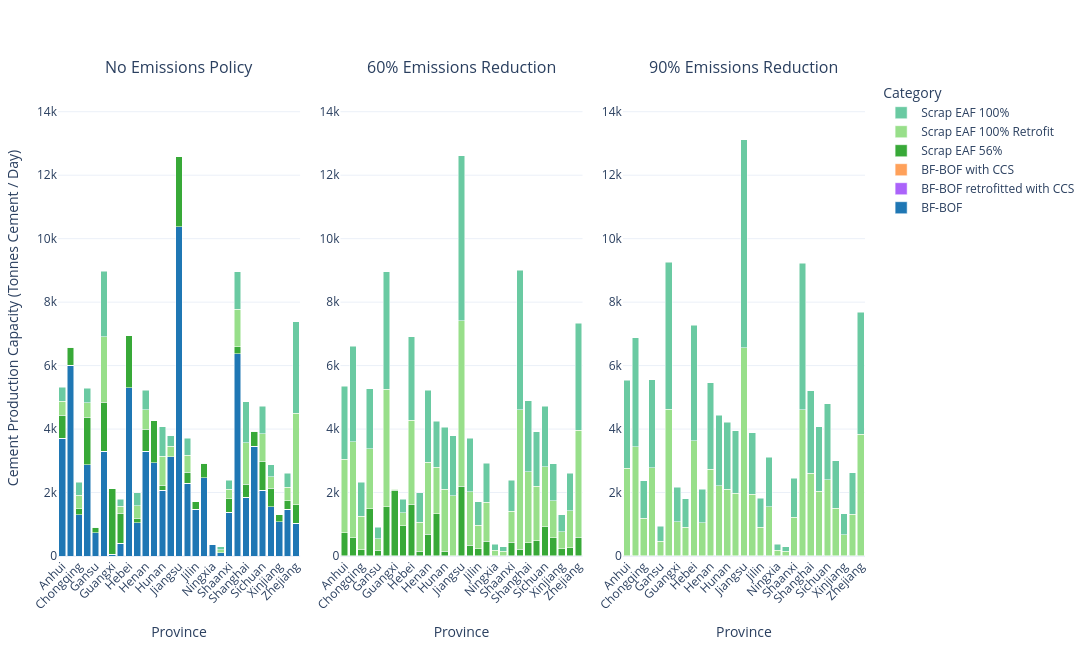

Notebook code cell kept with this figure:
### Code cell
plot_scenario_subplots(
    steel_capacity_by_region_dict,
    scenario_map=scenario_map,
    name_map=steel_name_map,
    color_map=custom_color_map,
    ymax = 15000,
    xaxis_name='Province',
    yaxis_name='Cement Production Capacity (Tonnes Cement / Day)',
    width=2000
)

### Figure 1 — Plotly figure (JSON) as saved in the notebook; plotly's stock layout.template omitted (floating-point values rounded to 4 significant figures)
{"data": [{"hovertemplate": "tech=BF-BOF<br>Scenario=%{x}<br>Value=%{y}<extra></extra>", "legendgroup": "BF-BOF", "marker": {"color": "#1f77b4", "pattern": {"shape": ""}}, "name": "BF-BOF", "orientation": "v", "showlegend": true, "textposition": "auto", "type": "bar", "x": ["Anhui", "Beijing", "Chongqing", "Fujian", "Gansu", "Guangdong", "Guangxi", "Guizhou", "Hebei", "Heilongjiang", "Henan", "Hubei", "Hunan", "Innermongolia", "Jiangsu", "Jiangxi", "Jilin", "Liaoning", "Ningxia", "Qinghai", "Shaanxi", "Shandong", "Shanghai", "Shanxi", "Sichuan", "Tianjin", "Xinjiang", "Yunnan", "Zhejiang"], "xaxis": "x", "y": [3705.0, 6008.0, 1301.0, 2883.0, 729.3, 3305.0, 50.99, 400.0, 5310.0, 1045.0, 3302.0, 2945.0, 2078.0, 3135.0, 10380.0, 2300.0, 1479.0, 2469.0, 367.9, 103.0, 1381.0, 6370.0, 1849.0, 3456.0, 2072.0, 1558.0, 1077.0, 1478.0, 1027.0], "yaxis": "y"}, {"hovertemplate": "tech=BF-BOF retrofitted with CCS<br>Scenario=%{x}<br>Value=%{y}<extra></extra>", "legendgroup": "BF-BOF retrofitted with CCS", "marker": {"color": "#ab63fa", "pattern": {"shape": ""}}, "name": "BF-BOF retrofitted with CCS", "orientation": "v", "showlegend": true, "textposition": "auto", "type": "bar", "x": ["Anhui", "Beijing", "Chongqing", "Fujian", "Gansu", "Guangdong", "Guangxi", "Guizhou", "Hebei", "Heilongjiang", "Henan", "Hubei", "Hunan", "Innermongolia", "Jiangsu", "Jiangxi", "Jilin", "Liaoning", "Ningxia", "Qinghai", "Shaanxi", "Shandong", "Shanghai", "Shanxi", "Sichuan", "Tianjin", "Xinjiang", "Yunnan", "Zhejiang"], "xaxis": "x", "y": [0.01385, 0.01629, 0.01287, 0.01334, 0.01261, 0.0138, 0.0165, 0.01334, 0.0227, 0.01257, 0.01336, 0.01488, 0.01234, 0.01344, 0.01888, 0.01339, 0.01421, 0.01789, 0.01525, 0.009682, 0.01313, 0.01475, 0.01293, 0.01584, 0.01165, 0.0134, 0.01516, 0.01325, 0.01227], "yaxis": "y"}, {"hovertemplate": "tech=BF-BOF with CCS<br>Scenario=%{x}<br>Value=%{y}<extra></extra>", "legendgroup": "BF-BOF with CCS", "marker": {"color": "#FFA15A", "pattern": {"shape": ""}}, "name": "BF-BOF with CCS", "orientation": "v", "showlegend": true, "textposition": "auto", "type": "bar", "x": ["Anhui", "Beijing", "Chongqing", "Fujian", "Gansu", "Guangdong", "Guangxi", "Guizhou", "Hebei", "Heilongjiang", "Henan", "Hubei", "Hunan", "Innermongolia", "Jiangsu", "Jiangxi", "Jilin", "Liaoning", "Ningxia", "Qinghai", "Shaanxi", "Shandong", "Shanghai", "Shanxi", "Sichuan", "Tianjin", "Xinjiang", "Yunnan", "Zhejiang"], "xaxis": "x", "y": [0.01129, 0.01144, 0.01075, 0.01161, 0.0102, 0.01184, 0.01087, 0.01057, 0.01137, 0.01062, 0.01132, 0.01087, 0.0111, 0.01137, 0.01146, 0.01108, 0.01016, 0.01088, 0.01031, 0.0106, 0.01086, 0.01189, 0.01106, 0.01096, 0.01124, 0.01069, 0.01038, 0.01085, 0.01198], "yaxis": "y"}, {"hovertemplate": "tech=Scrap EAF 56%<br>Scenario=%{x}<br>Value=%{y}<extra></extra>", "legendgroup": "Scrap EAF 56%", "marker": {"color": "#38a938", "pattern": {"shape": ""}}, "name": "Scrap EAF 56%", "orientation": "v", "showlegend": true, "textposition": "auto", "type": "bar", "x": ["Anhui", "Beijing", "Chongqing", "Fujian", "Gansu", "Guangdong", "Guangxi", "Guizhou", "Hebei", "Heilongjiang", "Henan", "Hubei", "Hunan", "Innermongolia", "Jiangsu", "Jiangxi", "Jilin", "Liaoning", "Ningxia", "Qinghai", "Shaanxi", "Shandong", "Shanghai", "Shanxi", "Sichuan", "Tianjin", "Xinjiang", "Yunnan", "Zhejiang"], "xaxis": "x", "y": [734.0, 571.0, 195.0, 1493.0, 183.0, 1545.0, 2073.0, 948.0, 1629.0, 139.0, 689.0, 1323.0, 148.0, 0.05798, 2195.0, 342.0, 228.0, 455.0, 0.04565, 0.05558, 428.0, 217.0, 411.0, 473.0, 919.0, 571.0, 224.0, 260.0, 594.0], "yaxis": "y"}, {"hovertemplate": "tech=Scrap EAF 100% Retrofit<br>Scenario=%{x}<br>Value=%{y}<extra></extra>", "legendgroup": "Scrap EAF 100% Retrofit", "marker": {"color": "#98df8a", "pattern": {"shape": ""}}, "name": "Scrap EAF 100% Retrofit", "orientation": "v", "showlegend": true, "textposition": "auto", "type": "bar", "x": ["Anhui", "Beijing", "Chongqing", "Fujian", "Gansu", "Guangdong", "Guangxi", "Guizhou", "Hebei", "Heilongjiang", "Henan", "Hubei", "Hunan", "Innermongolia", "Jiangsu", "Jiangxi", "Jilin", "Liaoning", "Ningxia", "Qinghai", "Shaanxi", "Shandong", "Shanghai", "Shanxi", "Sichuan", "Tianjin", "Xinjiang", "Yunnan", "Zhejiang"], "xaxis": "x", "y": [441.4, 0.2079, 414.3, 452.3, 0.1952, 2066.0, 0.2385, 219.5, 0.1952, 404.4, 612.5, 0.2196, 920.2, 324.3, 0.2094, 533.5, 0.1911, 0.2064, 0.1794, 93.02, 292.9, 1185.0, 1304.0, 0.1803, 867.5, 375.6, 0.1971, 435.4, 2881.0], "yaxis": "y"}, {"hovertemplate": "tech=Scrap EAF 100%<br>Scenario=%{x}<br>Value=%{y}<extra></extra>", "legendgroup": "Scrap EAF 100%", "marker": {"color": "#6acaa2", "pattern": {"shape": ""}}, "name": "Scrap EAF 100%", "orientation": "v", "showlegend": true, "textposition": "auto", "type": "bar", "x": ["Anhui", "Beijing", "Chongqing", "Fujian", "Gansu", "Guangdong", "Guangxi", "Guizhou", "Hebei", "Heilongjiang", "Henan", "Hubei", "Hunan", "Innermongolia", "Jiangsu", "Jiangxi", "Jilin", "Liaoning", "Ningxia", "Qinghai", "Shaanxi", "Shandong", "Shanghai", "Shanxi", "Sichuan", "Tianjin", "Xinjiang", "Yunnan", "Zhejiang"], "xaxis": "x", "y": [441.4, 0.2079, 414.3, 452.3, 0.1952, 2066.0, 0.2385, 219.5, 0.1952, 404.4, 612.5, 0.2196, 920.2, 324.3, 0.2094, 533.5, 0.1911, 0.2064, 0.1794, 93.02, 292.9, 1185.0, 1304.0, 0.1803, 867.5, 375.6, 0.1971, 435.4, 2881.0], "yaxis": "y"}, {"hovertemplate": "tech=BF-BOF<br>Scenario=%{x}<br>Value=%{y}<extra></extra>", "legendgroup": "BF-BOF", "marker": {"color": "#1f77b4", "pattern": {"shape": ""}}, "name": "BF-BOF", "orientation": "v", "showlegend": false, "textposition": "auto", "type": "bar", "x": ["Anhui", "Beijing", "Chongqing", "Fujian", "Gansu", "Guangdong", "Guangxi", "Guizhou", "Hebei", "Heilongjiang", "Henan", "Hubei", "Hunan", "Innermongolia", "Jiangsu", "Jiangxi", "Jilin", "Liaoning", "Ningxia", "Qinghai", "Shaanxi", "Shandong", "Shanghai", "Shanxi", "Sichuan", "Tianjin", "Xinjiang", "Yunnan", "Zhejiang"], "xaxis": "x2", "y": [2.684, 2.796, 1.9, 2.205, 2.342, 2.255, 1.453, 2.755, 5.218, 2.359, 2.401, 2.199, 2.856, 2.651, 4.642, 1.998, 1.986, 3.344, 3.002, 2.512, 2.208, 2.732, 2.083, 3.181, 2.202, 2.148, 2.259, 2.048, 1.823], "yaxis": "y2"}, {"hovertemplate": "tech=BF-BOF retrofitted with CCS<br>Scenario=%{x}<br>Value=%{y}<extra></extra>", "legendgroup": "BF-BOF retrofitted with CCS", "marker": {"color": "#ab63fa", "pattern": {"shape": ""}}, "name": "BF-BOF retrofitted with CCS", "orientation": "v", "showlegend": false, "textposition": "auto", "type": "bar", "x": ["Anhui", "Beijing", "Chongqing", "Fujian", "Gansu", "Guangdong", "Guangxi", "Guizhou", "Hebei", "Heilongjiang", "Henan", "Hubei", "Hunan", "Innermongolia", "Jiangsu", "Jiangxi", "Jilin", "Liaoning", "Ningxia", "Qinghai", "Shaanxi", "Shandong", "Shanghai", "Shanxi", "Sichuan", "Tianjin", "Xinjiang", "Yunnan", "Zhejiang"], "xaxis": "x2", "y": [0.4248, 0.5789, 0.3913, 0.4051, 0.4316, 0.4038, 0.3454, 0.3535, 0.6739, 0.4432, 0.4941, 0.4365, 0.5079, 0.5046, 0.5305, 0.4246, 0.4389, 0.3931, 0.4242, 0.3038, 0.4508, 0.4549, 0.5021, 0.5173, 0.4761, 0.4892, 0.449, 0.4366, 0.3147], "yaxis": "y2"}, {"hovertemplate": "tech=BF-BOF with CCS<br>Scenario=%{x}<br>Value=%{y}<extra></extra>", "legendgroup": "BF-BOF with CCS", "marker": {"color": "#FFA15A", "pattern": {"shape": ""}}, "name": "BF-BOF with CCS", "orientation": "v", "showlegend": false, "textposition": "auto", "type": "bar", "x": ["Anhui", "Beijing", "Chongqing", "Fujian", "Gansu", "Guangdong", "Guangxi", "Guizhou", "Hebei", "Heilongjiang", "Henan", "Hubei", "Hunan", "Innermongolia", "Jiangsu", "Jiangxi", "Jilin", "Liaoning", "Ningxia", "Qinghai", "Shaanxi", "Shandong", "Shanghai", "Shanxi", "Sichuan", "Tianjin", "Xinjiang", "Yunnan", "Zhejiang"], "xaxis": "x2", "y": [0.1886, 0.1803, 0.1801, 0.1883, 0.1786, 0.1993, 0.1897, 0.1937, 0.1796, 0.1784, 0.1775, 0.1936, 0.21, 0.1789, 0.199, 0.1765, 0.1779, 0.192, 0.1792, 0.1798, 0.1787, 0.199, 0.1782, 0.1811, 0.1771, 0.1783, 0.1855, 0.1783, 0.1985], "yaxis": "y2"}, {"hovertemplate": "tech=Scrap EAF 56%<br>Scenario=%{x}<br>Value=%{y}<extra></extra>", "legendgroup": "Scrap EAF 56%", "marker": {"color": "#38a938", "pattern": {"shape": ""}}, "name": "Scrap EAF 56%", "orientation": "v", "showlegend": false, "textposition": "auto", "type": "bar", "x": ["Anhui", "Beijing", "Chongqing", "Fujian", "Gansu", "Guangdong", "Guangxi", "Guizhou", "Hebei", "Heilongjiang", "Henan", "Hubei", "Hunan", "Innermongolia", "Jiangsu", "Jiangxi", "Jilin", "Liaoning", "Ningxia", "Qinghai", "Shaanxi", "Shandong", "Shanghai", "Shanxi", "Sichuan", "Tianjin", "Xinjiang", "Yunnan", "Zhejiang"], "xaxis": "x2", "y": [734.0, 571.0, 195.0, 1491.0, 183.0, 1542.0, 2072.0, 947.7, 1626.0, 139.0, 689.0, 1323.0, 148.0, 0.6723, 2195.0, 342.0, 228.0, 455.0, 0.6719, 0.6774, 428.0, 217.0, 411.0, 473.0, 918.9, 571.0, 224.0, 260.0, 594.0], "yaxis": "y2"}, {"hovertemplate": "tech=Scrap EAF 100% Retrofit<br>Scenario=%{x}<br>Value=%{y}<extra></extra>", "legendgroup": "Scrap EAF 100% Retrofit", "marker": {"color": "#98df8a", "pattern": {"shape": ""}}, "name": "Scrap EAF 100% Retrofit", "orientation": "v", "showlegend": false, "textposition": "auto", "type": "bar", "x": ["Anhui", "Beijing", "Chongqing", "Fujian", "Gansu", "Guangdong", "Guangxi", "Guizhou", "Hebei", "Heilongjiang", "Henan", "Hubei", "Hunan", "Innermongolia", "Jiangsu", "Jiangxi", "Jilin", "Liaoning", "Ningxia", "Qinghai", "Shaanxi", "Shandong", "Shanghai", "Shanxi", "Sichuan", "Tianjin", "Xinjiang", "Yunnan", "Zhejiang"], "xaxis": "x2", "y": [2305.0, 3021.0, 1062.0, 1887.0, 363.2, 3708.0, 23.16, 416.1, 2642.0, 925.6, 2267.0, 1464.0, 1953.0, 1889.0, 5207.0, 1680.0, 737.3, 1232.0, 183.2, 143.8, 981.3, 4394.0, 2239.0, 1721.0, 1897.0, 1165.0, 538.2, 1169.0, 3372.0], "yaxis": "y2"}, {"hovertemplate": "tech=Scrap EAF 100%<br>Scenario=%{x}<br>Value=%{y}<extra></extra>", "legendgroup": "Scrap EAF 100%", "marker": {"color": "#6acaa2", "pattern": {"shape": ""}}, "name": "Scrap EAF 100%", "orientation": "v", "showlegend": false, "textposition": "auto", "type": "bar", "x": ["Anhui", "Beijing", "Chongqing", "Fujian", "Gansu", "Guangdong", "Guangxi", "Guizhou", "Hebei", "Heilongjiang", "Henan", "Hubei", "Hunan", "Innermongolia", "Jiangsu", "Jiangxi", "Jilin", "Liaoning", "Ningxia", "Qinghai", "Shaanxi", "Shandong", "Shanghai", "Shanxi", "Sichuan", "Tianjin", "Xinjiang", "Yunnan", "Zhejiang"], "xaxis": "x2", "y": [2305.0, 3021.0, 1062.0, 1887.0, 363.2, 3708.0, 23.16, 416.1, 2642.0, 925.6, 2267.0, 1464.0, 1953.0, 1889.0, 5207.0, 1680.0, 737.3, 1232.0, 183.2, 143.8, 981.3, 4394.0, 2239.0, 1721.0, 1897.0, 1165.0, 538.2, 1169.0, 3372.0], "yaxis": "y2"}, {"hovertemplate": "tech=BF-BOF<br>Scenario=%{x}<br>Value=%{y}<extra></extra>", "legendgroup": "BF-BOF", "marker": {"color": "#1f77b4", "pattern": {"shape": ""}}, "name": "BF-BOF", "orientation": "v", "showlegend": false, "textposition": "auto", "type": "bar", "x": ["Anhui", "Beijing", "Chongqing", "Fujian", "Gansu", "Guangdong", "Guangxi", "Guizhou", "Hebei", "Heilongjiang", "Henan", "Hubei", "Hunan", "Innermongolia", "Jiangsu", "Jiangxi", "Jilin", "Liaoning", "Ningxia", "Qinghai", "Shaanxi", "Shandong", "Shanghai", "Shanxi", "Sichuan", "Tianjin", "Xinjiang", "Yunnan", "Zhejiang"], "xaxis": "x3", "y": [0.2719, 0.29, 0.3867, 0.386, 0.3083, 0.2411, 0.3637, 0.4112, 0.6905, 0.4343, 0.3629, 0.2869, 0.4204, 0.3643, 0.3424, 0.3738, 0.5175, 0.3577, 0.4184, 0.3796, 0.3479, 0.2976, 0.3627, 0.3585, 0.375, 0.3145, 0.3539, 0.5403, 0.3535], "yaxis": "y3"}, {"hovertemplate": "tech=BF-BOF retrofitted with CCS<br>Scenario=%{x}<br>Value=%{y}<extra></extra>", "legendgroup": "BF-BOF retrofitted with CCS", "marker": {"color": "#ab63fa", "pattern": {"shape": ""}}, "name": "BF-BOF retrofitted with CCS", "orientation": "v", "showlegend": false, "textposition": "auto", "type": "bar", "x": ["Anhui", "Beijing", "Chongqing", "Fujian", "Gansu", "Guangdong", "Guangxi", "Guizhou", "Hebei", "Heilongjiang", "Henan", "Hubei", "Hunan", "Innermongolia", "Jiangsu", "Jiangxi", "Jilin", "Liaoning", "Ningxia", "Qinghai", "Shaanxi", "Shandong", "Shanghai", "Shanxi", "Sichuan", "Tianjin", "Xinjiang", "Yunnan", "Zhejiang"], "xaxis": "x3", "y": [0.06193, 0.06967, 0.06941, 0.07263, 0.08226, 0.05358, 0.05972, 0.05709, 0.1356, 0.08453, 0.08202, 0.06243, 0.09999, 0.09781, 0.0627, 0.08582, 0.08032, 0.06138, 0.08966, 0.07649, 0.07694, 0.05424, 0.09107, 0.06211, 0.08198, 0.08054, 0.07582, 0.0805, 0.05767], "yaxis": "y3"}, {"hovertemplate": "tech=BF-BOF with CCS<br>Scenario=%{x}<br>Value=%{y}<extra></extra>", "legendgroup": "BF-BOF with CCS", "marker": {"color": "#FFA15A", "pattern": {"shape": ""}}, "name": "BF-BOF with CCS", "orientation": "v", "showlegend": false, "textposition": "auto", "type": "bar", "x": ["Anhui", "Beijing", "Chongqing", "Fujian", "Gansu", "Guangdong", "Guangxi", "Guizhou", "Hebei", "Heilongjiang", "Henan", "Hubei", "Hunan", "Innermongolia", "Jiangsu", "Jiangxi", "Jilin", "Liaoning", "Ningxia", "Qinghai", "Shaanxi", "Shandong", "Shanghai", "Shanxi", "Sichuan", "Tianjin", "Xinjiang", "Yunnan", "Zhejiang"], "xaxis": "x3", "y": [0.03768, 0.0363, 0.03627, 0.03735, 0.03596, 0.03806, 0.03699, 0.03745, 0.03609, 0.03595, 0.03585, 0.03792, 0.0419, 0.0361, 0.03851, 0.03582, 0.03587, 0.03739, 0.03606, 0.03616, 0.036, 0.03843, 0.03592, 0.03683, 0.03583, 0.03605, 0.03658, 0.03597, 0.04503], "yaxis": "y3"}, {"hovertemplate": "tech=Scrap EAF 56%<br>Scenario=%{x}<br>Value=%{y}<extra></extra>", "legendgroup": "Scrap EAF 56%", "marker": {"color": "#38a938", "pattern": {"shape": ""}}, "name": "Scrap EAF 56%", "orientation": "v", "showlegend": false, "textposition": "auto", "type": "bar", "x": ["Anhui", "Beijing", "Chongqing", "Fujian", "Gansu", "Guangdong", "Guangxi", "Guizhou", "Hebei", "Heilongjiang", "Henan", "Hubei", "Hunan", "Innermongolia", "Jiangsu", "Jiangxi", "Jilin", "Liaoning", "Ningxia", "Qinghai", "Shaanxi", "Shandong", "Shanghai", "Shanxi", "Sichuan", "Tianjin", "Xinjiang", "Yunnan", "Zhejiang"], "xaxis": "x3", "y": [0.8222, 0.7732, 0.7725, 0.8389, 0.7924, 0.819, 0.8611, 0.867, 0.8378, 0.7315, 0.8637, 0.8555, 0.6841, 0.1176, 0.7434, 0.8258, 0.7766, 0.8537, 0.1184, 0.1191, 0.8192, 0.7189, 0.8064, 0.8733, 0.8704, 0.7562, 0.7621, 0.7897, 0.811], "yaxis": "y3"}, {"hovertemplate": "tech=Scrap EAF 100% Retrofit<br>Scenario=%{x}<br>Value=%{y}<extra></extra>", "legendgroup": "Scrap EAF 100% Retrofit", "marker": {"color": "#98df8a", "pattern": {"shape": ""}}, "name": "Scrap EAF 100% Retrofit", "orientation": "v", "showlegend": false, "textposition": "auto", "type": "bar", "x": ["Anhui", "Beijing", "Chongqing", "Fujian", "Gansu", "Guangdong", "Guangxi", "Guizhou", "Hebei", "Heilongjiang", "Henan", "Hubei", "Hunan", "Innermongolia", "Jiangsu", "Jiangxi", "Jilin", "Liaoning", "Ningxia", "Qinghai", "Shaanxi", "Shandong", "Shanghai", "Shanxi", "Sichuan", "Tianjin", "Xinjiang", "Yunnan", "Zhejiang"], "xaxis": "x3", "y": [2766.0, 3439.0, 1188.0, 2780.0, 465.9, 4624.0, 1083.0, 900.5, 3632.0, 1049.0, 2733.0, 2216.0, 2107.0, 1972.0, 6560.0, 1943.0, 906.6, 1552.0, 188.5, 147.3, 1225.0, 4615.0, 2601.0, 2036.0, 2397.0, 1503.0, 663.8, 1314.0, 3840.0], "yaxis": "y3"}, {"hovertemplate": "tech=Scrap EAF 100%<br>Scenario=%{x}<br>Value=%{y}<extra></extra>", "legendgroup": "Scrap EAF 100%", "marker": {"color": "#6acaa2", "pattern": {"shape": ""}}, "name": "Scrap EAF 100%", "orientation": "v", "showlegend": false, "textposition": "auto", "type": "bar", "x": ["Anhui", "Beijing", "Chongqing", "Fujian", "Gansu", "Guangdong", "Guangxi", "Guizhou", "Hebei", "Heilongjiang", "Henan", "Hubei", "Hunan", "Innermongolia", "Jiangsu", "Jiangxi", "Jilin", "Liaoning", "Ningxia", "Qinghai", "Shaanxi", "Shandong", "Shanghai", "Shanxi", "Sichuan", "Tianjin", "Xinjiang", "Yunnan", "Zhejiang"], "xaxis": "x3", "y": [2766.0, 3439.0, 1188.0, 2780.0, 465.9, 4624.0, 1083.0, 900.5, 3632.0, 1049.0, 2733.0, 2216.0, 2107.0, 1972.0, 6560.0, 1943.0, 906.6, 1552.0, 188.5, 147.3, 1225.0, 4615.0, 2601.0, 2036.0, 2397.0, 1503.0, 663.8, 1314.0, 3840.0], "yaxis": "y3"}], "layout": {"annotations": [{"font": {"size": 16}, "showarrow": false, "text": "No Emissions Policy", "x": 0.15, "xanchor": "center", "xref": "paper", "y": 1, "yanchor": "bottom", "yref": "paper"}, {"font": {"size": 16}, "showarrow": false, "text": "60% Emissions Reduction", "x": 0.5, "xanchor": "center", "xref": "paper", "y": 1, "yanchor": "bottom", "yref": "paper"}, {"font": {"size": 16}, "showarrow": false, "text": "90% Emissions Reduction", "x": 0.85, "xanchor": "center", "xref": "paper", "y": 1, "yanchor": "bottom", "yref": "paper"}], "barmode": "stack", "height": 650, "legend": {"title": {"text": "Category"}, "traceorder": "reversed"}, "margin": {"b": 80, "l": 40, "r": 40, "t": 80}, "width": 2000, "xaxis": {"anchor": "y", "domain": [0, 0.3], "tickangle": -45, "title": {"text": "Province"}}, "xaxis2": {"anchor": "y2", "domain": [0.35, 0.65], "tickangle": -45, "title": {"text": "Province"}}, "xaxis3": {"anchor": "y3", "domain": [0.7, 1], "tickangle": -45, "title": {"text": "Province"}}, "yaxis": {"anchor": "x", "domain": [0, 1], "range": [0, 15000], "title": {"text": "Cement Production Capacity (Tonnes Cement / Day)"}}, "yaxis2": {"anchor": "x2", "domain": [0, 1], "range": [0, 15000]}, "yaxis3": {"anchor": "x3", "domain": [0, 1], "range": [0, 15000]}}}
